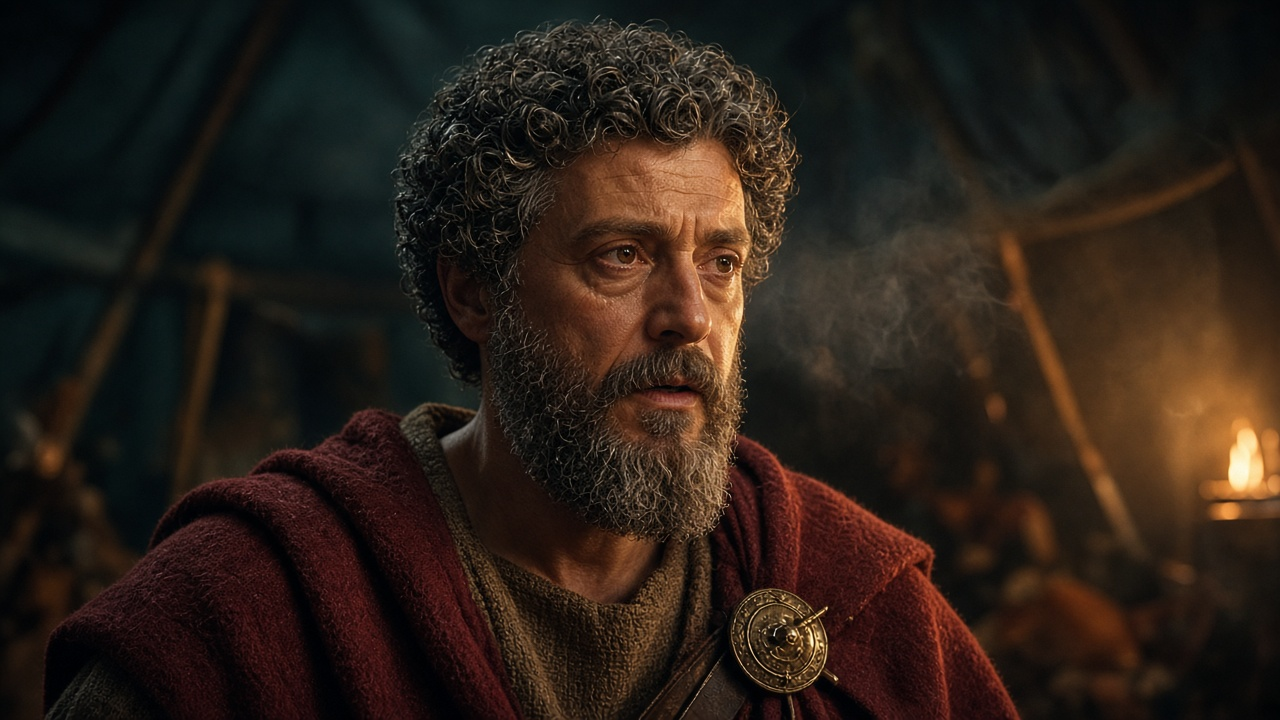
#> input picture social/side/gen/cep1i_bury.jpeg, 1280 x 720 px, given in place of c1_emp_talk.jpeg, which was not available
$ python make_thumb_en.py
#> lines starting #> are read from the running program, lines starting #| are printed output that depends on the picture
"""The Emperor's Diary (EN) longform thumbnails — US packaging (PACKAGING_EN.md). 1280x720 PNG < 2MB.
Layout: one face on the right ~1/3 of the frame, 2-line heavy sans text on the left (shadow + dark backing), gold/orange accent bar,
lower-right corner kept clear for the duration stamp, everything inside a 6% safe margin.
python3 make_thumb_en.py <out_dir>    (fonts: ED_THUMB_FONTS dir with Anton.woff)
"""
import os, sys
import numpy as np
from PIL import Image, ImageDraw, ImageFilter, ImageFont, ImageEnhance

ROOT = os.path.abspath(os.path.join(os.path.dirname(__file__), "..", "..", "..", ".."))
GEN = os.path.join(ROOT, "social/side/gen")
FD = os.environ.get("ED_THUMB_FONTS", "/root/fonts")
W, H = 1280, 720
GOLD = (236, 190, 92); ORANGE = (255, 140, 40); WHITE = (250, 246, 236)

# variant: (image, face box in source as fractions [x0,y0,x1,y1], text lines, highlighted line index)
V = {
    "A": ("c1_emp_talk.jpeg", (0.36, 0.08, 0.64, 0.62), ["THE PERFECT", "REVENGE"], 1),     # emperor face + text
    "B": ("cep1i_casp.jpeg", (0.40, 0.02, 0.60, 0.50), ["THE PERFECT", "REVENGE"], 1),      # betrayer's face, same text
    "C": ("c1_emp_talk.jpeg", (0.36, 0.08, 0.64, 0.62), ["HE BURNED", "THEIR NAMES"], 1),  # same image, different wording
}


def place(src, face):
#> called with src = 'c1_emp_talk.jpeg', face = (0.36, 0.08, 0.64, 0.62)
    im = Image.open(os.path.join(GEN, src)).convert("RGB"); sw, sh = im.size
#> in place, im is the input picture: PIL image 1280x720 RGB; mean R, G, B 42.3, 31.3, 23.6
#> after `sw, sh = im.size`: sw = 1280; sh = 720
    fx0, fy0, fx1, fy1 = face[0] * sw, face[1] * sh, face[2] * sw, face[3] * sh
#> fx0 = 460.8; fy0 = 57.6; fx1 = 819.2; fy1 = 446.4
    fh = fy1 - fy0
#> fh = 388.8
    s = (H * 0.66) / fh                     # face height ~56% of frame height -> face area ~1/4-1/3 of frame
#> s = 1.22
    cx, cy = (fx0 + fx1) / 2 * s, (fy0 + fy1) / 2 * s
#> cx = 782.2; cy = 308
    tx, ty = W * 0.74, H * 0.50             # face centre on the right, upper-middle (lower-right stays dark)
    cx, cy = (fx0 + fx1) / 2 * s, (fy0 + fy1) / 2 * s
    im = im.resize((int(sw * s), int(sh * s)), Image.LANCZOS)
#> im: PIL image 1564x880 RGB
    bg = Image.open(os.path.join(GEN, src)).convert("RGB").resize((W, H), Image.LANCZOS).filter(ImageFilter.GaussianBlur(28))
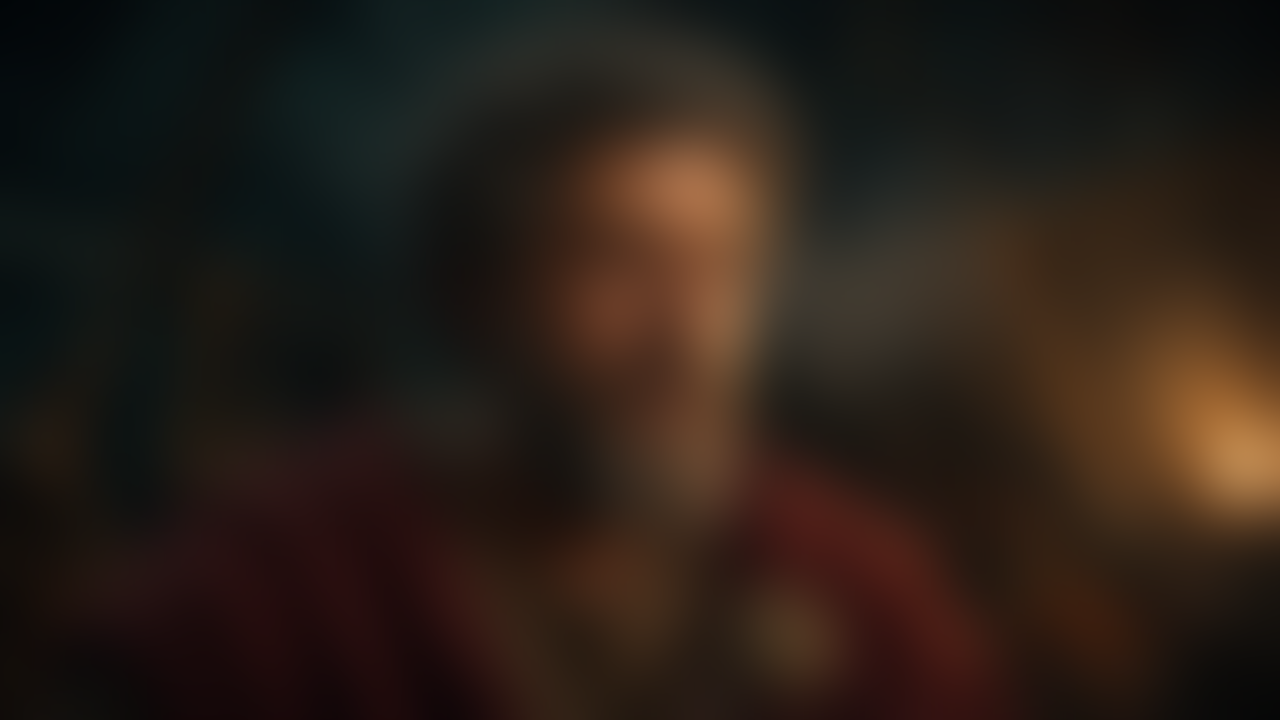
#> bg: PIL image 1280x720 RGB; mean R, G, B 42.1, 31.1, 23.6
    canvas = ImageEnhance.Brightness(bg).enhance(0.45)            # soft fill where the scaled image does not reach
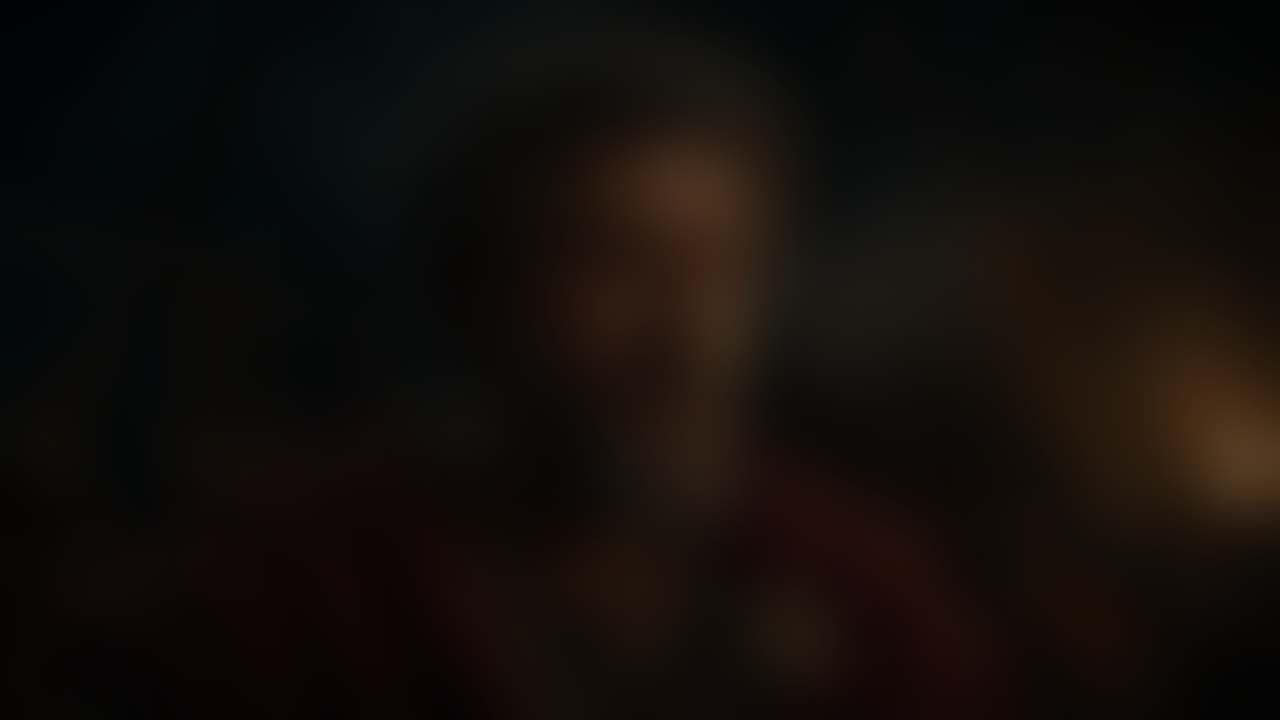
#> canvas: PIL image 1280x720 RGB; mean R, G, B 18.5, 13.5, 10.1
    m = Image.new("L", im.size, 255); md = ImageDraw.Draw(m)
#> after `m = Image.new('L', im.size, 255)`: m: PIL image 1564x880 L; every value is 255
    for i in range(60): md.rectangle([i, i, im.size[0] - 1 - i, im.size[1] - 1 - i], outline=int(255 * i / 60))   # feathered edges
    canvas.paste(im, (int(tx - cx), int(ty - cy)), m)
    return canvas


def grade(img):
    img = ImageEnhance.Contrast(img).enhance(1.18); img = ImageEnhance.Color(img).enhance(1.08)
#> after `img = ImageEnhance.Contrast(img).enhance(1.18)`:
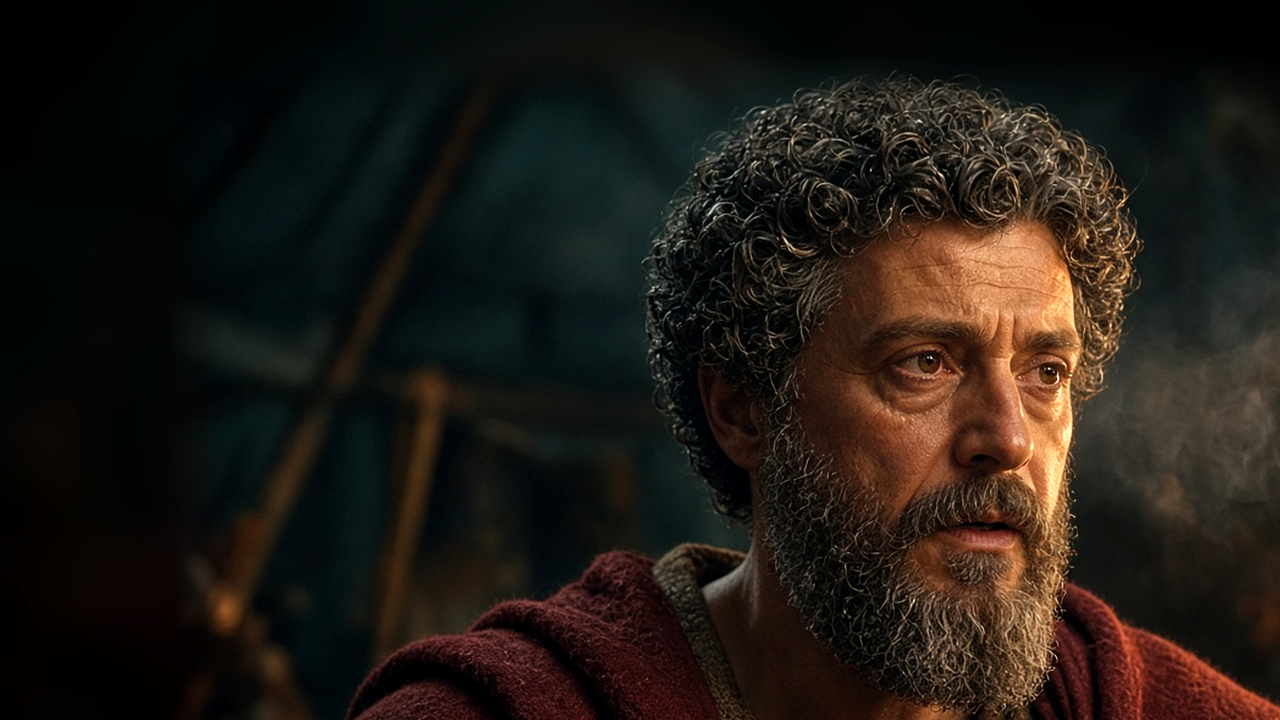
#> img: PIL image 1280x720 RGB; mean R, G, B 32.4, 26.2, 20.5
    a = np.asarray(img).astype(np.float32)
    yy, xx = np.mgrid[0:H, 0:W].astype(np.float32)
    left = np.clip(1.0 - (xx / W - 0.30) / 0.30, 0, 1) * 0.85                       # dark backing behind the text (left)
    br = np.clip((xx / W - 0.72) / 0.28, 0, 1) * np.clip((yy / H - 0.70) / 0.30, 0, 1) * 0.75   # lower-right clear and dark
    vig = np.clip(((xx - W / 2) / (W / 2)) ** 2 + ((yy - H / 2) / (H / 2)) ** 2 - 0.55, 0, 1) * 0.5
    k = 1 - np.clip(left + br + vig, 0, 0.9)
    a = a * k[..., None]
    a[..., 0] *= 0.96; a[..., 2] *= 0.92                                                # slight teal-shadow / warm-light split stays natural
    return Image.fromarray(np.clip(a, 0, 255).astype(np.uint8))


def text(img, lines, hi):
#> called with hi = 1
    d = ImageDraw.Draw(img); f = ImageFont.truetype(os.path.join(FD, "Anton.woff"), 150)
    x0, y = int(W * 0.06), int(H * 0.17)
    lay = Image.new("RGBA", (W, H), (0, 0, 0, 0)); ld = ImageDraw.Draw(lay)
#> after `lay = Image.new('RGBA', (W, H), (0, 0, 0, 0))`: lay: PIL image 1280x720 RGBA; every value is 0
    pos = []
    for i, s in enumerate(lines):
        size = 150
        while ld.textlength(s, font=ImageFont.truetype(os.path.join(FD, "Anton.woff"), size)) > W * 0.47: size -= 4
        fn = ImageFont.truetype(os.path.join(FD, "Anton.woff"), size)
        pos.append((s, fn, y, i == hi)); y += int(size * 1.08)
    sh = Image.new("RGBA", (W, H), (0, 0, 0, 0)); sd = ImageDraw.Draw(sh)
    for s, fn, yy, _ in pos: sd.text((x0 + 6, yy + 8), s, font=fn, fill=(0, 0, 0, 230))
    sh = sh.filter(ImageFilter.GaussianBlur(9)); img = Image.alpha_composite(img.convert("RGBA"), sh)
#> after `sh = sh.filter(ImageFilter.GaussianBlur(9))`:
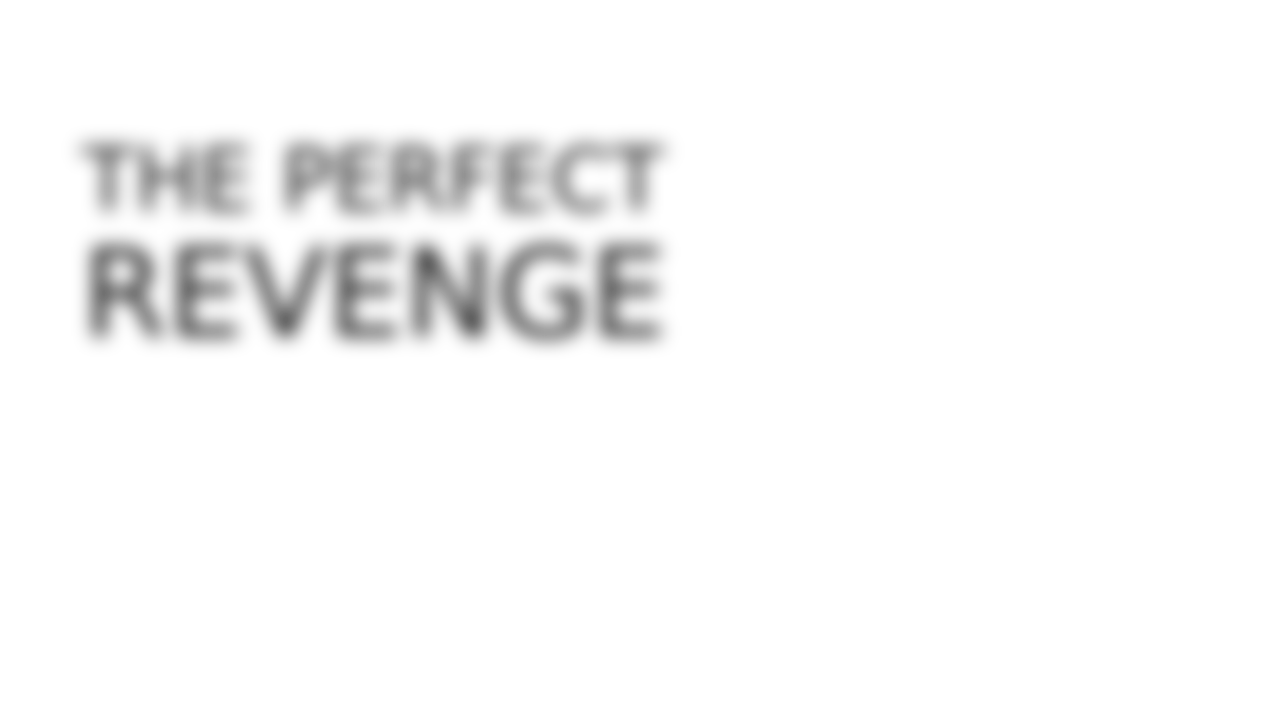
#> sh: PIL image 1280x720 RGBA; mean R, G, B, A 0, 0, 0, 7.2; transparent parts drawn white
    d = ImageDraw.Draw(img)
    for s, fn, yy, h in pos:
        d.text((x0, yy), s, font=fn, fill=(GOLD if h else WHITE) + (255,), stroke_width=3, stroke_fill=(20, 14, 8, 255))
    bb = d.textbbox((x0, pos[-1][2]), pos[-1][0], font=pos[-1][1]); bar_y = bb[3] + 22
#> after `bb = d.textbbox((x0, pos[-1][2]), pos[-1][0], font=pos[-1][1])`: bb = (76, 237, 661, 330)
#> after `bar_y = bb[3] + 22`: bar_y = 352
    d.rectangle([x0, bar_y, x0 + 220, bar_y + 12], fill=ORANGE + (255,))                 # one accent cue
    return img.convert("RGB")


def main(out):
    os.makedirs(out, exist_ok=True)
    for k, (src, face, lines, hi) in V.items():
        img = text(grade(place(src, face)), lines, hi)
        p = os.path.join(out, f"cine_ep01_en_thumb_{k}.png"); img.save(p, optimize=True)
        img.resize((360, 202), Image.LANCZOS).save(os.path.join(out, f"_phone_{k}.png"))
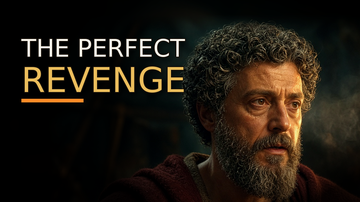
#> saved as _phone_A.png: PIL image 360x202 RGB; mean R, G, B 32, 25.3, 16.6
        print(k, p, os.path.getsize(p) // 1024, "KB")
#> pass 2 of the loop in main, `for k, (src, face, lines, hi) in V.items():`:
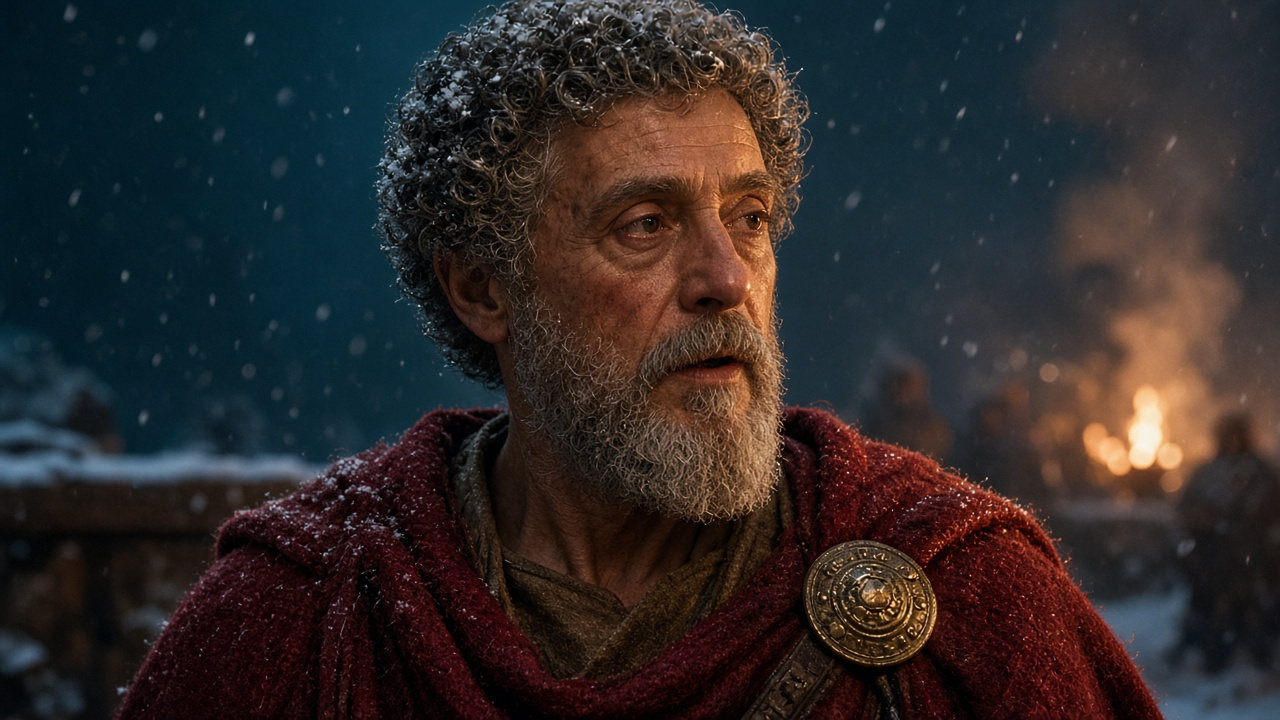
#> input picture social/side/gen/cep1i_spk.jpeg, 1280 x 720 px, given in place of cep1i_casp.jpeg, which was not available
#> in place, im is the input picture: PIL image 1280x720 RGB; mean R, G, B 46.9, 41.7, 41.5
#> im: PIL image 1760x990 RGB
#> in place (call 2), `canvas = ImageEnhance.Brightness(bg).enhance(0.45)`:
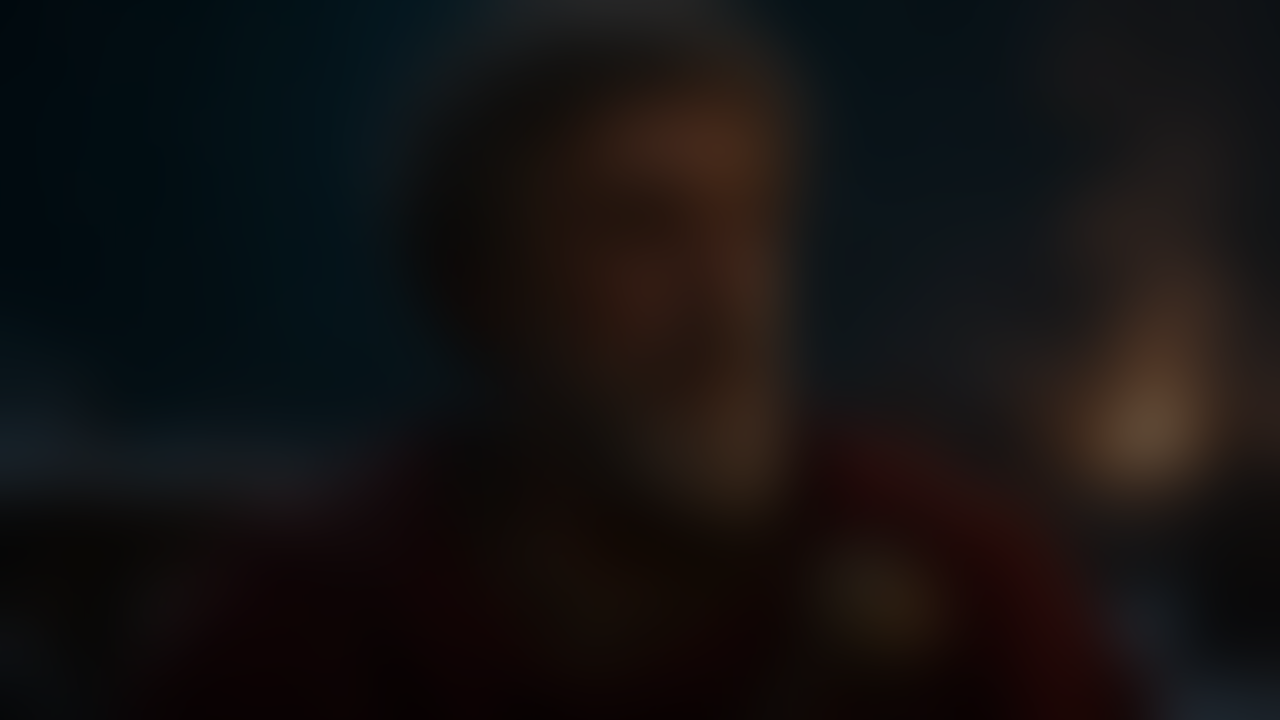
#> canvas: PIL image 1280x720 RGB; mean R, G, B 20.6, 18.3, 18.2
#> m: PIL image 1760x990 L; every value is 255
#> in main, `img.resize((360, 202), Image.LANCZOS).save(os.path.join(out, f"_phone_..`:
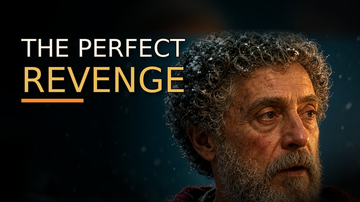
#> saved as _phone_B.png: PIL image 360x202 RGB; mean R, G, B 34.5, 29.5, 23


if __name__ == "__main__":
    main(sys.argv[1] if len(sys.argv) > 1 else "_thumbs")
